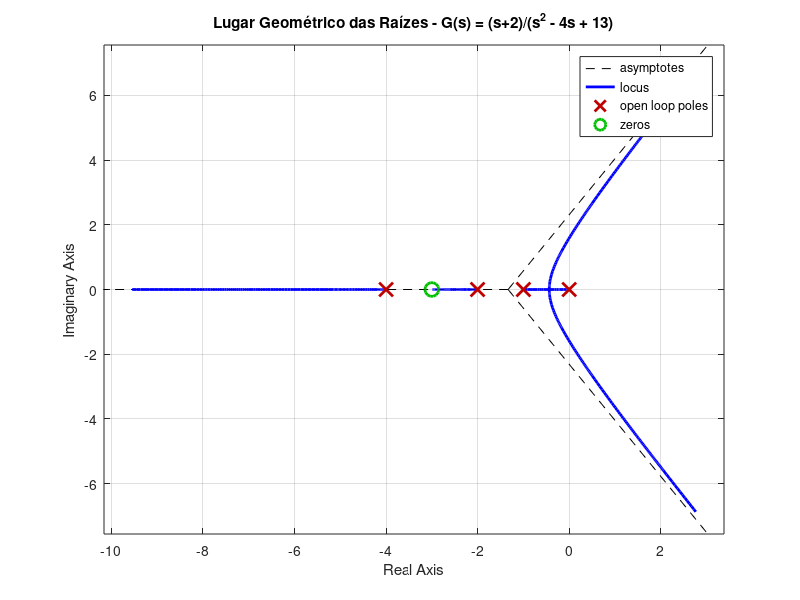

MATLAB code to generate this figure: (Note: this script raises an error after producing the figure.)
% Definindo o numerador e denominador
num = [1 3];          % s + 2
den = [1 7 14 8 0];      % s^2 - 4s + 13

% Criando a função de transferência
sys = tf(num, den);

% Plotando o Lugar das Raízes
rlocus(sys);
grid on;
title('Lugar Geométrico das Raízes - G(s) = (s+2)/(s^2 - 4s + 13)');



[p, z, LS, sigma_A, phi_A, sigma_out, w_cross, phi_in, theta_out] = root_locus_out(num, den);
    
    
function [p, z, LS, sigma_A, phi_A, sigma_out, w_cross, phi_in, theta_out] = root_locus_out(num, den)
    % Entrada:
    % num: Coeficientes do Numerador, do maior para o menor grau
    % den: Coeficientes do Denominador, do maior para o menor grau
    
    % Saída:
    % p: Polos de Malha Aberta
    % z: Zeros de Malha Aberta
    % LS: Número de Lugares Separados
    % Sigma_A: Ponto de partida das Assíntotas
    % Phi_A: Ângulo de Partida das Assíntotas
    % sigma_out: Pontos de Saída do Eixo Real
    % w_cross: Cruzamento do eixo imaginário
    % phi_in:  Ângulo de Entrada dos Zeros Complexos
    % theta_out: Ângulo de Saída dos Polos Complexos
    
    
    % Cálculo dos Polos e Zeros
    p = roots(den);
    z = roots(num);
    
    Np = length(p);
    Nz = length(z);
    
    % Cálculo dos Ângulos de Saída se Houver Polos Complexos
    theta_out = [];
    for i = 1:Np
        p_i = p(i);
        if imag(p_i) > 0
            theta_out(end+1) = pi - sum(angle(p_i - p(p ~= p_i))) + sum(angle(p_i - z));
        end
    end
    
    
    % Cálculo dos Ângilos de Entrada se Houver Zeros Complexos
    phi_in = [];
    for j = 1:Nz
        z_j = z(j);
        if imag(z_j) ~= 0
            phi_in(end+1) = pi - sum(angle(z_j - p)) + sum(angle(z_j - z(z ~= z_j)));
        end
    end
    
    % Conversão para graus
    phi_in = phi_in .*(180)/(pi);
    
    theta_out = theta_out .*(180)/(pi);

    % Número de Lugares Separados
    LS = max(Np, Nz);
    
    % Número de Polos Tendendo a zeros Infinitos Por Assíntotas
    N_A = Np - Nz;
    
    % Cálculo da Ângulação das Assíntotas
    q = 0:1:N_A-1;
    
    phi_A = ((2*q + 1)/(N_A)).* 180;
    
    sigma_A = real(sum(p) - sum(z))/N_A;
    
    % Cálculo Simbólico para Derivada e suas Raízes, Calculando K = -D(s)/N(s)
    syms s w K real
    
    D_s = 0;
    for i = 0:Np
        D_s = D_s + den(Np-i+1)*s^(i);
    end
    
    N_s = 0;
    for j = 0:Nz
        N_s = N_s + num(Nz+1-j)*s^(j);
    end
    
    % p(s) = D_s/N_s;
    P_s = D_s/N_s;

    sigma_out = double(real( solve(diff(P_s, s) == 0, s) ));
    
    % Denominador de Malha Fechada N(s) + K*D(s) para Routh Hurwitz
    den_mf = N_s + K*D_s;
    
    eq = subs(den_mf, s, 1i*w);
    
    eq_real = real(eq);
    eq_imag = imag(eq);
    
    sol = solve([eq_real == 0, eq_imag == 0], [w, K]);
    
    K_cross = double(sol.K);
    w_cross = double(sol.w);
    
    idx = K_cross> 0;
    
    % Pega os cruzamentos apenas para K>0
    w_cross = w_cross(idx);
    
    
    end
